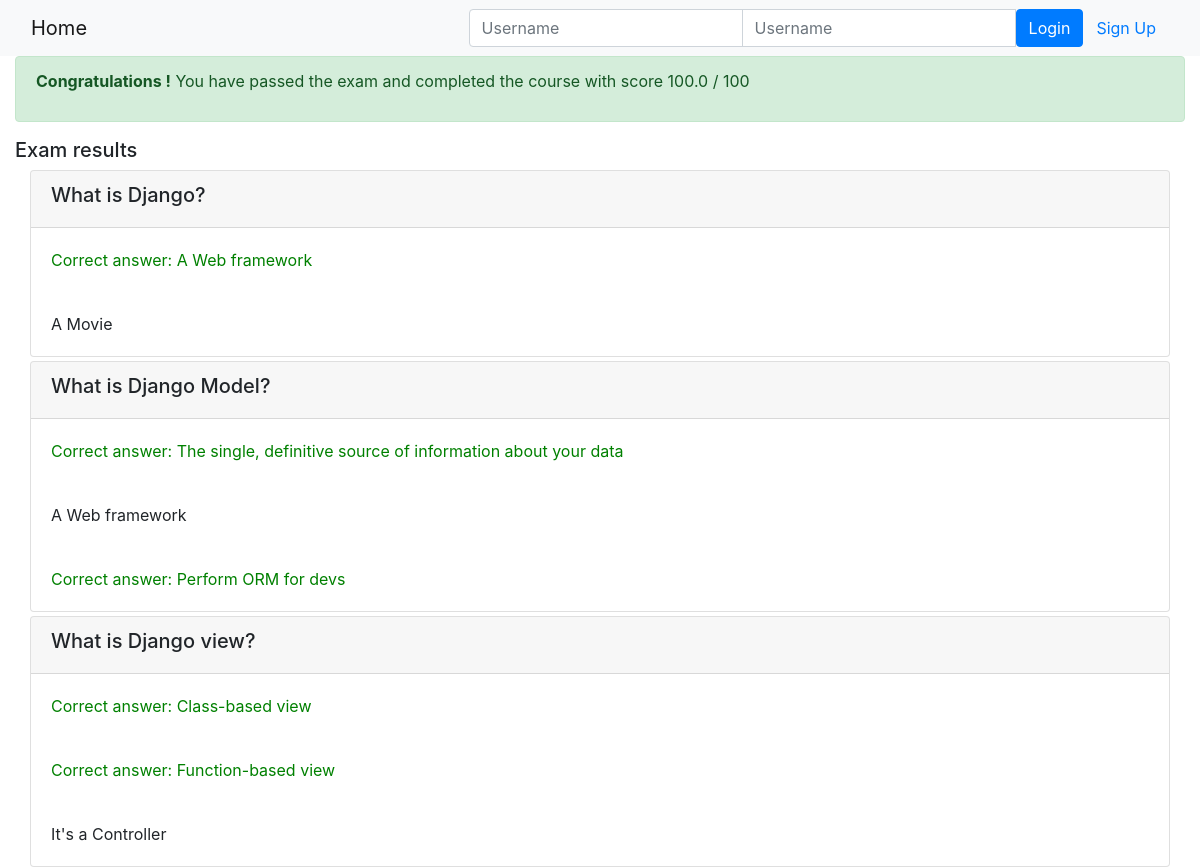
/onlinecourse/course/2/submission/2/result/, run on the app's committed database.
### onlinecourse/models.py (models this page shows, shortened)
class Question(models.Model):
    lesson = models.ForeignKey(Lesson, on_delete=models.CASCADE)
    question_text = models.TextField()
    grade = models.IntegerField(default=0)

class Choice(models.Model):
    question = models.ForeignKey(Question, on_delete=models.CASCADE)
    choice_text = models.TextField()
    is_correct = models.BooleanField(default=True)

### onlinecourse/views.py (the view)
# urls.py: path('course/<int:course_id>/submission/<int:submission_id>/result/', views.show_exam_result, name='show_exam_result'),
def show_exam_result(request, course_id, submission_id):
    context = {}
    course = get_object_or_404(Course, pk=course_id)
    submission = get_object_or_404(Submission, pk=submission_id)
    selected = Submission.objects.filter(id = submission_id).values_list('choices',flat = True)
    choices = Choice.objects.all().filter(is_correct=True).count()
    score = 0
    correct = submission.choices.all().filter(is_correct=True).count()
    all = submission.choices.all().count()
    if all <= correct:
        score = correct / choices * 100
    else:
        diff = all - correct
        penality = 1 / Choice.objects.all().count()
        score = (correct / choices * 100) - (penality*diff * 100)
    context['selected'] = selected
    context['grade'] = score
    context['course'] = course
    return render(request, 'onlinecourse/exam_result_bootstrap.html', context)

### onlinecourse/templates/onlinecourse/exam_result_bootstrap.html (shortened to what this page needs)
<!DOCTYPE html>
<html lang="en">
<head>
    {% load static %}
    <link rel="stylesheet" href="https://maxcdn.bootstrapcdn.com/bootstrap/4.5.2/css/bootstrap.min.css">
</head>
<body>
 <nav class="navbar navbar-light bg-light">
    <div class="container-fluid">
        <div class="navbar-header">
              <a class="navbar-brand" href="{% url 'onlinecourse:index' %}">Home</a>
        </div>
        <ul class="nav navbar-nav navbar-right">
            {% if user.is_authenticated %}
            <li>
                <a class="btn btn-link" href="#">{{ user.first_name }}({{ user.username }})</a>
                <a class="btn btn-link" href="{% url 'onlinecourse:logout' %}">Logout</a>
            </li>
            {% else %}
            <li>
                <form class="form-inline" action="{% url 'onlinecourse:login' %}" method="post">
                    <div class="input-group">
                        <input type="text" class="form-control" placeholder="Username" name="username" >
                        <input type="password" class="form-control" placeholder="Username" name="psw" >
                        <button class="btn btn-primary" type="submit">Login</button>
                        <a class="btn btn-link" href="{% url 'onlinecourse:registration' %}">Sign Up</a>
                    </div>
                </form>
            </li>
            {% endif %}
        </ul>
    </div>
</nav>
<div class="container-fluid">
    {% if grade > 80 %}
    <div class="alert alert-success">
       <p><b>Congratulations {{user.first_name}}!</b> You have passed the exam and completed the course with score {{grade}} / 100</b></p>
    </div>
        {% else %}
        <div class="alert alert-danger">
            <p><b>Failed </b> Sorry, {{user.first_name}}! You have failed exam with score {{grade}} / 100</b></p>
        </div>
        <a class="btn btn-link text-danger" href="{% url 'onlinecourse:course_details' course.id %}">Re-test</a>
        {% endif %}
        <div class="card-columns-vertical mt-1">
        <h5 class="">Exam results</h5>
            <div class="container-fluid">
                        {% for lesson in course.lesson_set.all %}
                        {% for question in lesson.question_set.all %}
                        <div class="card mt-1">
                            <div class="card-header"><h5>{{ question.question_text}}</h5></div>
                            {% for choice in question.choice_set.all %}
                            <div class="card-body" >
                                    {% if choice.id in selected %}
                                        {% if choice.is_correct == True %}
                                        <label class="card-text" style="color:green">Correct answer: {{ choice.choice_text }}
                                        </label>
                                        {% else %}
                                        <label class="card-text" style="color:red">Wrong answer: {{ choice.choice_text }}
                                        </label>
                                        {% endif %}
                                    {% else %}
                                        {% if choice.is_correct == True %}
                                        <label class="card-text" style="color:orange">Not selected: {{ choice.choice_text }}
                                        </label>
                                        {% else %}
                                        <label class="card-text"> {{ choice.choice_text }}
                                        </label>
                                        {% endif %}
                                    {% endif %}
                            </div>
                            {% endfor %}
                        </div>
                        {% endfor %}
                        {% endfor %}
        </div>
    </div>
</body>
</html>

### data on the page
Question: question_text "What is Django?"
Choice: choice_text "A Web framework"
Choice: choice_text "A Movie"
Question: question_text "What is Django Model?"
Choice: choice_text "The single, definitive source of information about your data"
Choice: choice_text "A Web framework"
Choice: choice_text "Perform ORM for devs"
Question: question_text "What is Django view?"
Choice: choice_text "Class-based view"
Choice: choice_text "Function-based view"
Choice: choice_text "It's a Controller"

### other printed values
{{ grade }} "100.0"
